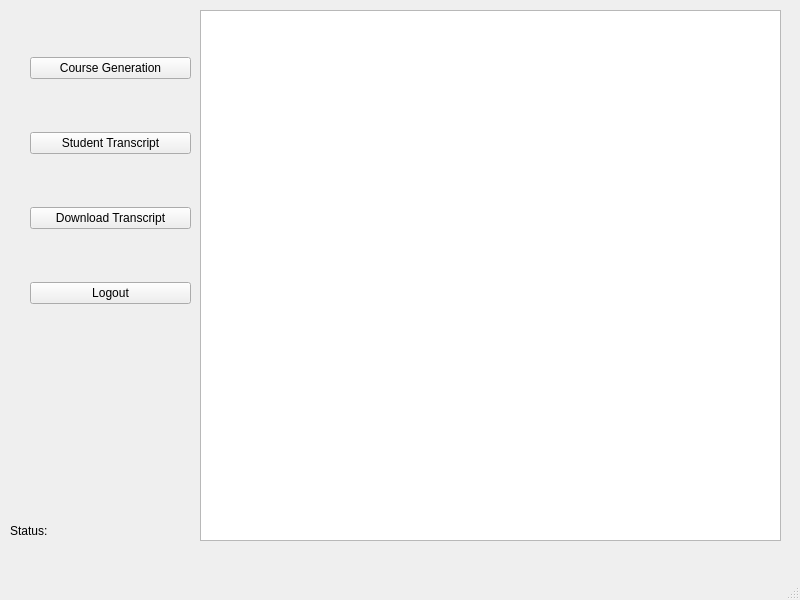
<?xml version="1.0" encoding="UTF-8"?>
<ui version="4.0">
 <class>AcadMenu</class>
 <widget class="QMainWindow" name="AcadMenu">
  <property name="geometry">
   <rect>
    <x>0</x>
    <y>0</y>
    <width>800</width>
    <height>600</height>
   </rect>
  </property>
  <property name="windowTitle">
   <string>MainWindow</string>
  </property>
  <widget class="QWidget" name="centralwidget">
   <widget class="QLabel" name="label">
    <property name="geometry">
     <rect>
      <x>10</x>
      <y>520</y>
      <width>141</width>
      <height>21</height>
     </rect>
    </property>
    <property name="text">
     <string>Status:</string>
    </property>
   </widget>
   <widget class="QWidget" name="layoutWidget">
    <property name="geometry">
     <rect>
      <x>30</x>
      <y>10</y>
      <width>161</width>
      <height>341</height>
     </rect>
    </property>
    <layout class="QVBoxLayout" name="verticalLayout_2">
     <item>
      <widget class="QPushButton" name="pushButton_7">
       <property name="text">
        <string>Course Generation</string>
       </property>
      </widget>
     </item>
     <item>
      <widget class="QPushButton" name="pushButton_8">
       <property name="text">
        <string>Student Transcript</string>
       </property>
      </widget>
     </item>
     <item>
      <widget class="QPushButton" name="pushButton_9">
       <property name="text">
        <string>Download Transcript</string>
       </property>
      </widget>
     </item>
     <item>
      <widget class="QPushButton" name="pushButton_12">
       <property name="text">
        <string>Logout</string>
       </property>
      </widget>
     </item>
    </layout>
    <zorder>pushButton_12</zorder>
    <zorder>pushButton_7</zorder>
    <zorder>pushButton_8</zorder>
    <zorder>pushButton_9</zorder>
   </widget>
   <widget class="QTableView" name="tableView">
    <property name="geometry">
     <rect>
      <x>200</x>
      <y>10</y>
      <width>581</width>
      <height>531</height>
     </rect>
    </property>
   </widget>
  </widget>
  <widget class="QMenuBar" name="menubar">
   <property name="geometry">
    <rect>
     <x>0</x>
     <y>0</y>
     <width>800</width>
     <height>24</height>
    </rect>
   </property>
  </widget>
  <widget class="QStatusBar" name="statusbar"/>
 </widget>
 <resources/>
 <connections/>
</ui>
